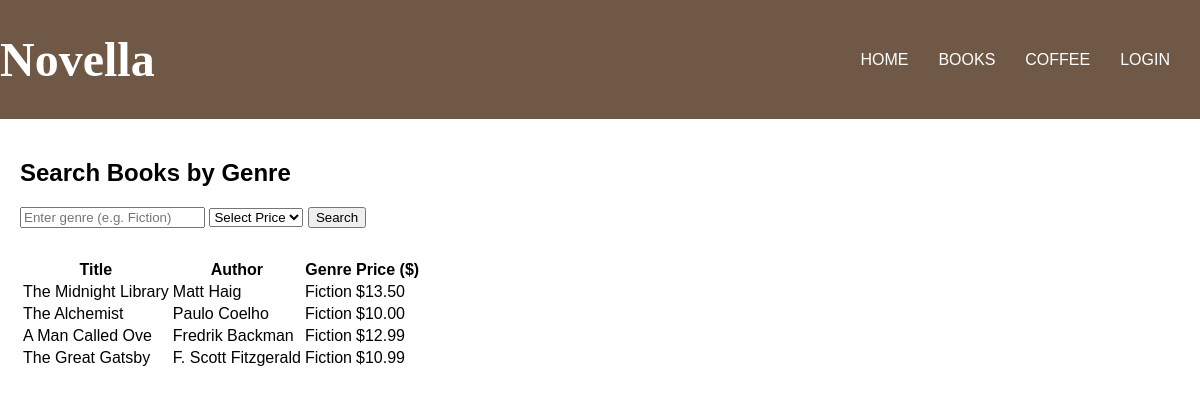
Page /dynamic_version/books.php?genre=Fiction on the committed database.
### tables this page shows
CREATE TABLE books (
  id INT AUTO_INCREMENT PRIMARY KEY,
  title VARCHAR(255) NOT NULL,
  author VARCHAR(255),
  genre VARCHAR(100),
  price DECIMAL(7,2) NOT NULL
);

### dynamic_version/books.php (the view, shortened to what this page needs)
<?php require 'db.php'; ?>
<!DOCTYPE html>
<html lang="en">
<head>
    <link rel="stylesheet" href="styles.css">
</head>
<body>
    <header>
        <div class="logo">
            <a href="index.html"><h1>Novella</h1></a>
        </div>
        <nav class="navbar">
            <ul class="nav-list">
                <li><a href="index.html">Home</a></li>
                <li><a href="books.php">Books</a></li>
                <li><a href="menu.html">Coffee</a></li>
                <li><a href="login.php">Login</a></li>
            </ul>
        </nav>
    </header>
    <main style="padding: 20px;">
        <h2>Search Books by Genre</h2>
        <form method="GET" style="margin-bottom: 30px;">
            <input type="text" name="genre" placeholder="Enter genre (e.g. Fiction)">
            <select name="price_range">
                <option value="">Select Price</option>
            </select>
            <button type="submit">Search</button>
        </form>
        <table>
            <thead>
                <tr>
                    <th>Title</th>
                    <th>Author</th>
                    <th>Genre</th>
                    <th>Price ($)</th>
                </tr>
            </thead>
            <tbody>
                <?php
                    $query = "SELECT * FROM books WHERE 1=1";
                    $params = [];
                        if (isset($_GET['genre']) && !empty(trim($_GET['genre']))) {
                            $query .= " AND genre LIKE ?";
                            $params[] = "%" . trim($_GET['genre']) . "%";
                        }
                $stmt = $pdo->prepare($query);
                $stmt->execute($params);
                $books = $stmt->fetchAll();
                if ($books) {
                    foreach ($books as $book) {
                        echo "<tr>
                            <td>" . htmlspecialchars($book['title']) . "</td>
                            <td>" . htmlspecialchars($book['author']) . "</td>
                            <td>" . htmlspecialchars($book['genre']) . "</td>
                            <td>$" . htmlspecialchars($book['price']) . "</td>
                        </tr>";
                    }
                } else {
                    echo "<tr><td colspan='4'>No books found with the selected filters.</td></tr>";
                }
                ?>
            </tbody>
        </table>
    </main>
</body>
</html>

### dynamic_version/styles.css (style rules this page uses)
body { font-family: Arial, sans-serif; background-color: #ffffff; margin: 0; }
header { display: flex; justify-content: space-between; align-items: center; background-color: rgba(111, 89, 70, 1); }
.logo { font-size: 24px; color: #ffffff; font-family: "Mea Culpa", cursive; font-weight: 400; font-style: normal; }
.logo a { text-decoration: none; color: #ffffff; transition: color 0.2s ease-out; }
.nav-list { margin-right: 30px; display: flex; gap: 30px; list-style: none; }
.nav-list a { display: flex; gap: 20px; list-style: none; text-decoration: none; text-transform: uppercase; color: #ffffff; }
.nav-list a { transition: color 0.2s ease-out; }

### rows in the picture
books: title "The Midnight Library", author "Matt Haig", genre "Fiction", price "13.50"
books: title "The Alchemist", author "Paulo Coelho", genre "Fiction", price "10.00"
books: title "A Man Called Ove", author "Fredrik Backman", genre "Fiction", price "12.99"
books: title "The Great Gatsby", author "F. Scott Fitzgerald", genre "Fiction", price "10.99"
